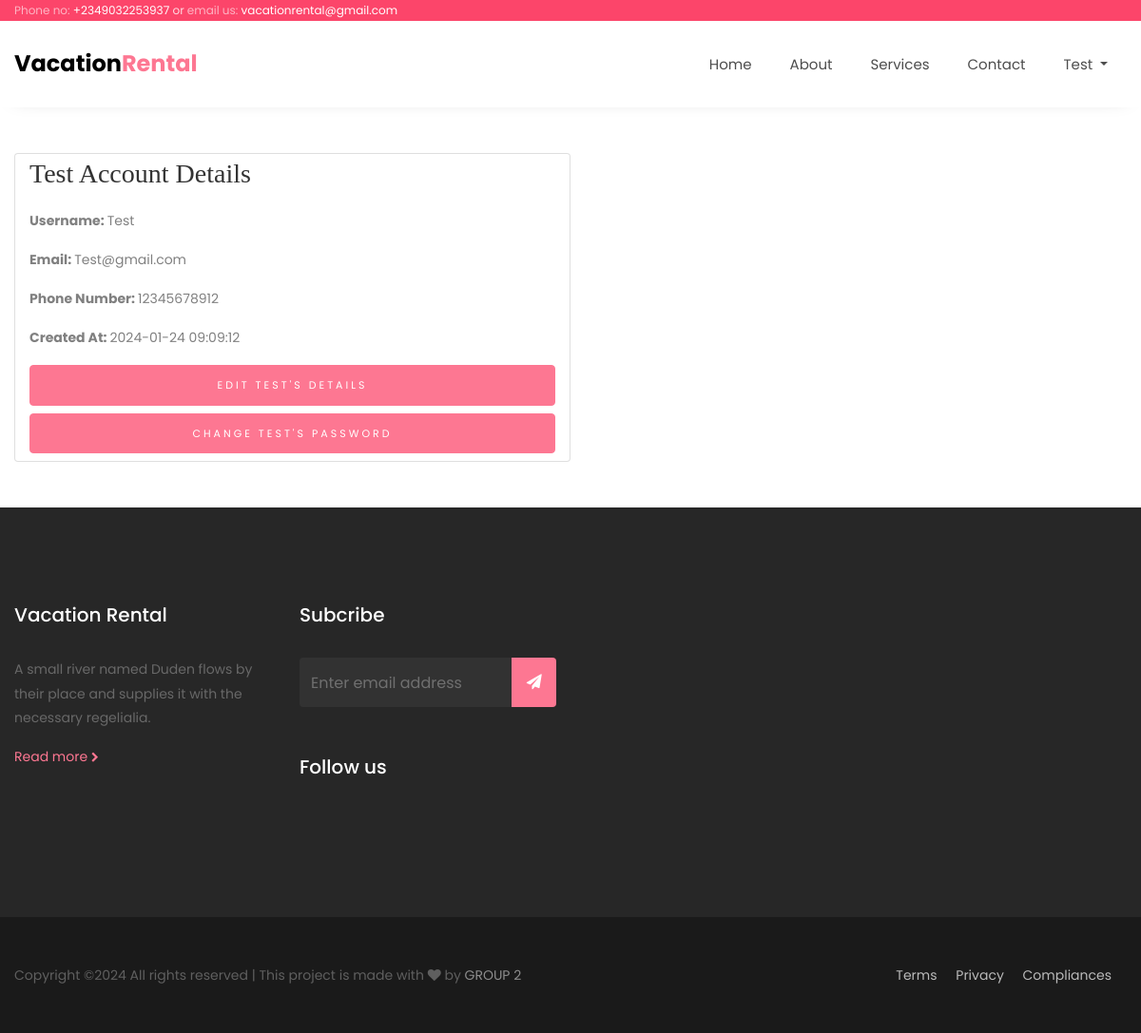
Page /users/accountdetails.php?id=1 (signed in) on the committed database.
### tables this page shows
CREATE TABLE `users` (
  `id` int(11) NOT NULL,
  `username` varchar(255) NOT NULL,
  `phone` varchar(25) NOT NULL,
  `email` varchar(255) NOT NULL,
  `mypassword` varchar(255) NOT NULL,
  `status` int(11) NOT NULL DEFAULT 1,
  `created_at` timestamp NOT NULL DEFAULT current_timestamp()
);

### users/accountdetails.php (the view, shortened to what this page needs)
<?php require "../includes/header.php" ?>
<?php require "../config/config.php" ?>
<?php
    if(isset($_GET['id'])) {
        $id = $_GET['id'];
		$user = $conn->query("SELECT * FROM users WHERE id='$id'");
		$user->execute();
		$singleUser = $user->fetch(PDO::FETCH_OBJ);
    } else {
        echo "<script>window.location.href='".APPURL."/404.php'</script>";
    }
?>
	<section class="ftco-section ftco-book ftco-no-pt ftco-no-pb">
    	<div class="container">
	    	<div class="card justify-content-middle col-md-6 mt-5 mb-5">
			<h3 class="mb-3"><?php echo $singleUser->username; ?> Account Details</h3>
			<p class="card-text"><strong>Username: </strong><?php echo $singleUser->username; ?></p>
			<p class="card-text"><strong>Email: </strong><?php echo $singleUser->email; ?></p>
			<p class="card-text"><strong>Phone Number: </strong><?php echo $singleUser->phone; ?></p>
			<p class="card-text"><strong>Created At: </strong><?php echo $singleUser->created_at; ?></p>
			<a  href="accountsettings.php?id=<?php echo $singleUser->id; ?>" class="btn btn-primary text-center mb-2 ">Edit <?php echo $singleUser->username; ?>'s Details</a>
			<a  href="accountpassword.php?id=<?php echo $singleUser->id; ?>" class="btn btn-primary text-center mb-2 ">Change <?php echo $singleUser->username; ?>'s Password</a>
	    	</div>
	    </div>
    </section>
<?php require "../includes/footer.php" ?>

### rows in the picture
users: username "Test", email "Test@gmail.com", phone "12345678912", created_at "2024-01-24 09:09:12", username "TEST"

### other values in the picture
$_SESSION['username'] "Test"
